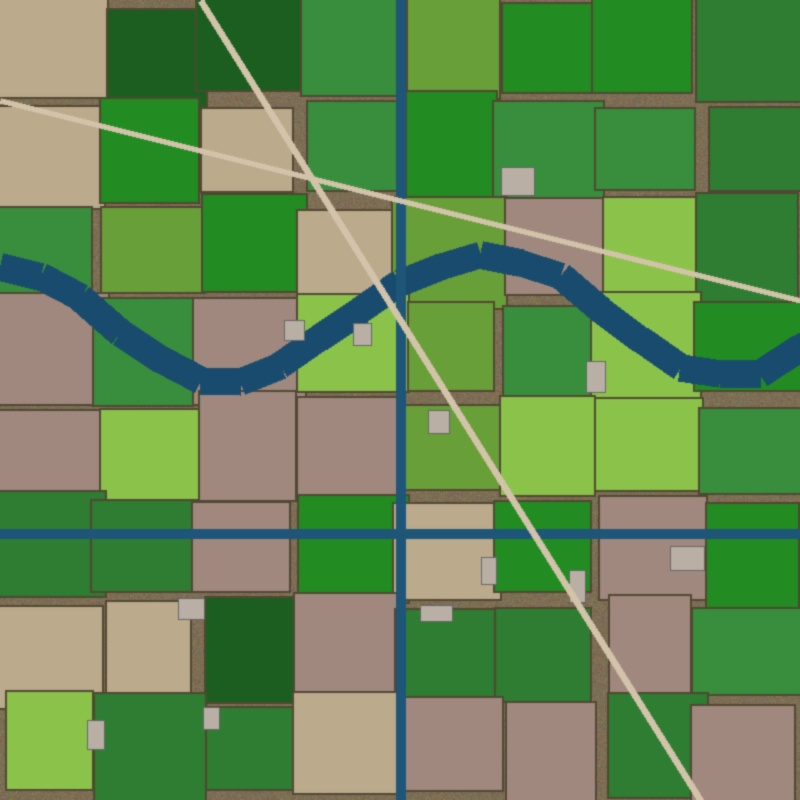
#> input picture backend/samples/agriculture_delta.jpg, 800 x 800 px
$ python -i builtup_detection.py   (imports and definitions only)   (older library calls are emulated)
#> lines starting #> are read from the running program, lines starting #| are printed output that depends on the picture; after the words box and inside, x2 and y2 are one past the last pixel; in counts of white or black regions, pixels touching at a corner belong together
import os
import cv2
import numpy as np
from PIL import Image
from typing import Dict, Any, Tuple, List


def detect_builtup_and_roads(
    rgb_arr: np.ndarray,
    output_dir: str,
    veg_mask_path: str = None,
    water_mask_path: str = None,
    prefix: str = "builtup"
) -> Tuple[float, float, str, str, Dict[str, Any], List[Dict[str, Any]]]:
    """
    Detects built-up, urban infrastructure, and linear road networks using:
    - High-frequency spatial gradients (Sobel / Laplacian edge density)
    - Texture variance (Gray-Level morphological features)
    - Spectral exclusion of water bodies and dense vegetation
    - Canny + morphological skeletonization for road corridors

    Returns:
        (builtup_percentage, road_percentage, builtup_mask_path, road_mask_path, details, detected_clusters)
    """
#> called with output_dir = 'out.png', prefix = 'builtup'
    h, w, _ = rgb_arr.shape
    total_pixels = float(h * w)

    gray = cv2.cvtColor(rgb_arr, cv2.COLOR_RGB2GRAY)

    # 1. Edge & Texture Analysis
    edges = cv2.Canny(gray, 40, 130)
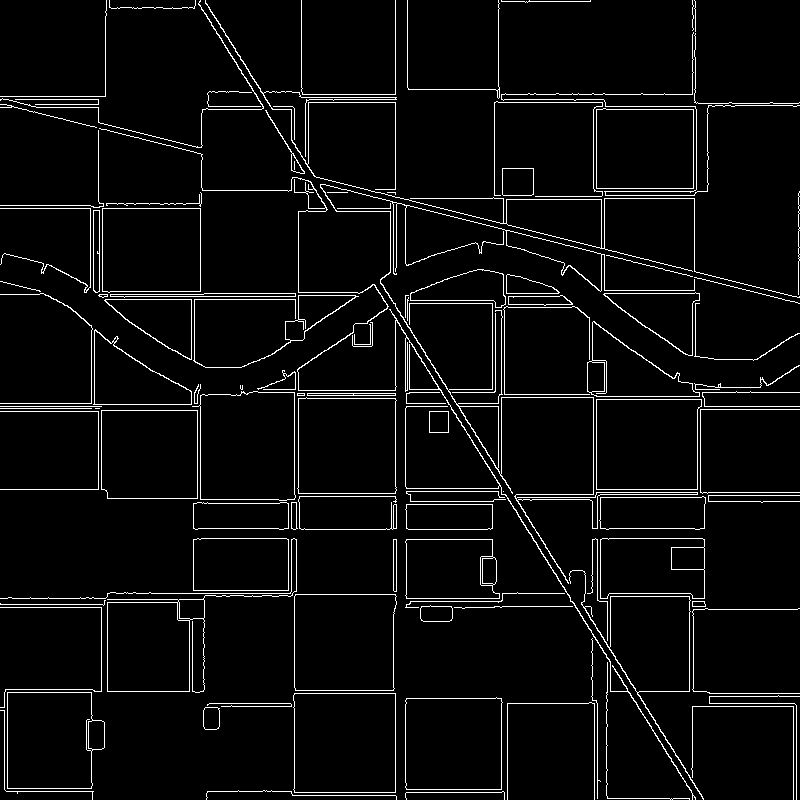
#> edges: shape (800, 800); 4.5% white in thin lines or dots

    # Compute local edge density by averaging over a 15x15 window
    edge_density = cv2.boxFilter(edges.astype(np.float32) / 255.0, -1, (15, 15))

    # Laplacian variance across 9x9 window
    lap = np.abs(cv2.Laplacian(gray, cv2.CV_32F))
    lap_density = cv2.boxFilter(lap, -1, (9, 9))

    # HSV characteristics for built-up: low-to-moderate saturation, light-to-medium value
    hsv = cv2.cvtColor(rgb_arr, cv2.COLOR_RGB2HSV)
#> hsv: shape (800, 800, 3); mean H, S, V 43.7, 126.8, 145.9
    sat = hsv[:, :, 1]
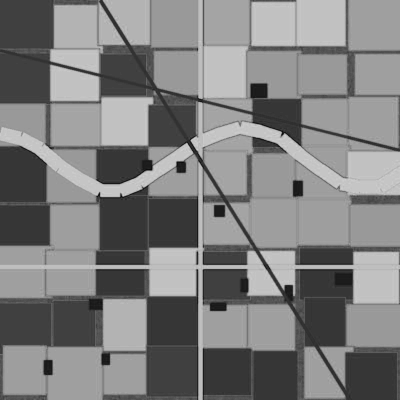
#> sat: shape (800, 800) (shown at 1/2 size); min 0, max 217, mean 126.8
    val = hsv[:, :, 2]
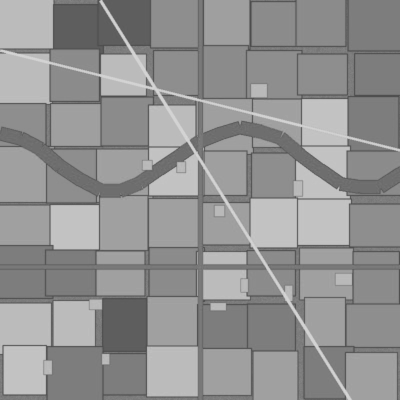
#> val: shape (800, 800) (shown at 1/2 size); min 72, max 218, mean 145.9

    # Built-up conditions:
    # Noticeable texture/edge concentration, moderate brightness, not deeply saturated
    builtup_raw = ((edge_density > 0.08) | (lap_density > 14.0)) & (sat < 95) & (val > 65)
#> builtup_raw: shape (800, 800) bool; 11.6% white; 136 white regions (96 under 20 px), largest, box (x1, y1, x2, y2) and area: (0, 0, 800, 800) 34995, (0, 539, 304, 709) 7663, (143, 368, 396, 529) 5698

    # If masks for vegetation and water already exist, exclude them
    if veg_mask_path and os.path.exists(veg_mask_path):
        veg_img = np.array(Image.open(veg_mask_path))
        if veg_img.ndim == 3 and veg_img.shape[2] == 4:
            builtup_raw[veg_img[:, :, 3] > 50] = False

    if water_mask_path and os.path.exists(water_mask_path):
        water_img = np.array(Image.open(water_mask_path))
        if water_img.ndim == 3 and water_img.shape[2] == 4:
            builtup_raw[water_img[:, :, 3] > 50] = False

    # Morphological grouping
    builtup_mask = builtup_raw.astype(np.uint8) * 255
    kernel_close = cv2.getStructuringElement(cv2.MORPH_RECT, (7, 7))
    builtup_mask = cv2.morphologyEx(builtup_mask, cv2.MORPH_CLOSE, kernel_close)
#> builtup_mask: shape (800, 800); 12.6% white; 101 white regions (74 under 20 px), largest, box (x1, y1, x2, y2) and area: (0, 0, 800, 800) 44130, (0, 539, 304, 800) 9252, (0, 292, 396, 529) 8926
    kernel_open = cv2.getStructuringElement(cv2.MORPH_RECT, (3, 3))
    builtup_mask = cv2.morphologyEx(builtup_mask, cv2.MORPH_OPEN, kernel_open)
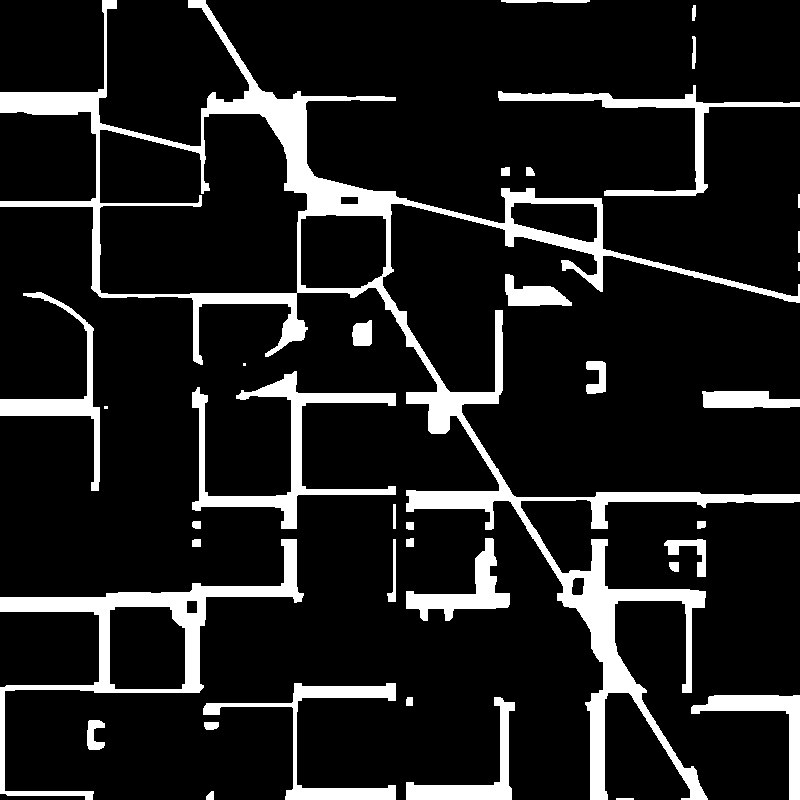
#> builtup_mask: shape (800, 800); 12.4% white; 37 white regions (3 under 20 px), largest, box (x1, y1, x2, y2) and area: (0, 0, 800, 800) 40608, (0, 539, 304, 800) 9244, (192, 371, 396, 529) 5755

    builtup_pixels = int(np.count_nonzero(builtup_mask))
#> builtup_pixels = 79478
    builtup_percentage = round((builtup_pixels / total_pixels) * 100.0, 2)
#> builtup_percentage = 12.42

    # 2. Road / Linear Corridor Detection
    # Long contiguous edges with low width
    kernel_line_h = cv2.getStructuringElement(cv2.MORPH_RECT, (1, 11))
    kernel_line_w = cv2.getStructuringElement(cv2.MORPH_RECT, (11, 1))
    roads_h = cv2.morphologyEx(edges, cv2.MORPH_OPEN, kernel_line_h)
#> roads_h: shape (800, 800); 1.4% white in thin lines or dots
    roads_w = cv2.morphologyEx(edges, cv2.MORPH_OPEN, kernel_line_w)
#> roads_w: shape (800, 800); 2% white in thin lines or dots
    combined_roads = cv2.bitwise_or(roads_h, roads_w)
#> combined_roads: shape (800, 800); 3.4% white in thin lines or dots
    combined_roads = cv2.dilate(combined_roads, cv2.getStructuringElement(cv2.MORPH_RECT, (3, 3)))
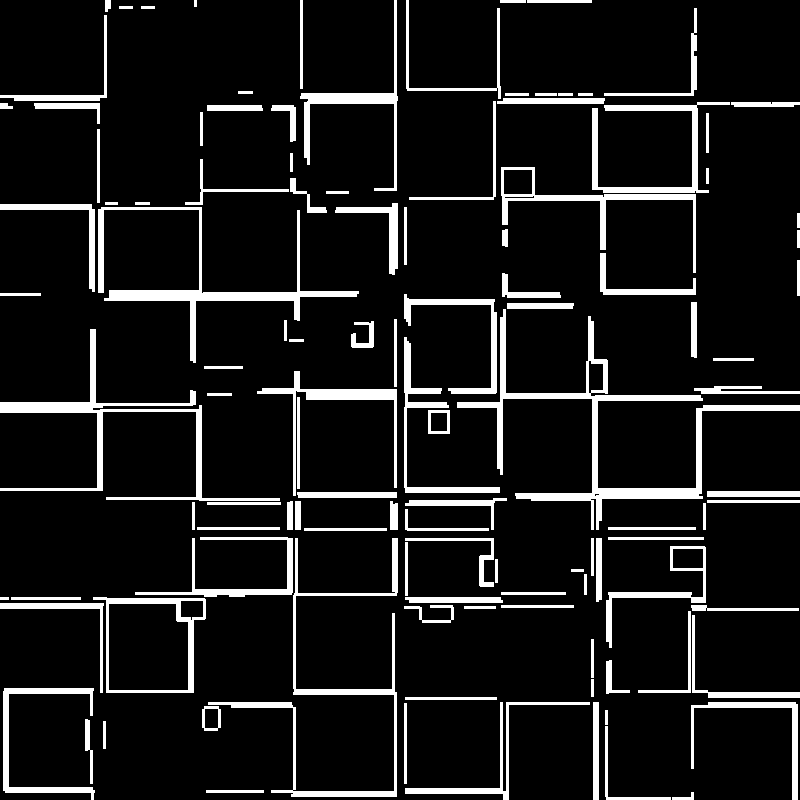
#> combined_roads: shape (800, 800); 10.2% white; 116 white regions

    road_pixels = int(np.count_nonzero(combined_roads))
#> road_pixels = 65053
    road_percentage = round((road_pixels / total_pixels) * 100.0, 2)
#> road_percentage = 10.16

    # Extract major built-up clusters
    contours, _ = cv2.findContours(builtup_mask, cv2.RETR_EXTERNAL, cv2.CHAIN_APPROX_SIMPLE)
#> contours = 37 contours, 5 with area under 20; largest, box (x1, y1, x2, y2) and area: (0, 0, 800, 800) 76823, (0, 539, 304, 800) 14478, (192, 371, 396, 529) 5136, (203, 683, 396, 800) 3110, (498, 85, 800, 196) 3070
    detected_clusters = []

    for idx, c in enumerate(contours):
        area = cv2.contourArea(c)
        if area > (total_pixels * 0.001):  # > 0.1% of scene
            x, y, cw, ch = cv2.boundingRect(c)
            feat_pct = round((area / total_pixels) * 100.0, 2)
            detected_clusters.append({
                "id": idx + 1,
                "type": "Built-up Cluster",
                "area_percentage": feat_pct,
                "bbox": [round(y / h, 4), round(x / w, 4), round((y + ch) / h, 4), round((x + cw) / w, 4)]
            })
#> this loop made 37 passes
#> (area, x, y, cw, ch, feat_pct) on passes 5, 7, 8, 12, 14, 21, 22, 26: (2278.5, 406, 697, 109, 103, 0.36), (2355.5, 691, 695, 109, 105, 0.37), (3110, 203, 683, 193, 117, 0.49), (14477.5, 0, 539, 304, 261, 2.26), (2489, 406, 538, 104, 83, 0.39), (1264, 702, 391, 98, 17, 0.2), (5136, 192, 371, 204, 158, 0.8), (2615, 0, 292, 100, 199, 0.41)
#> after the loop, detected_clusters = 11 items

    detected_clusters.sort(key=lambda x: x["area_percentage"], reverse=True)

    # Quadrant breakdown
    half_h, half_w = h // 2, w // 2
    nw_bu = np.count_nonzero(builtup_mask[:half_h, :half_w]) / float(half_h * half_w) * 100.0
#> nw_bu = 12.9
    ne_bu = np.count_nonzero(builtup_mask[:half_h, half_w:]) / float(half_h * (w - half_w)) * 100.0
#> ne_bu = 8.33
    sw_bu = np.count_nonzero(builtup_mask[half_h:, :half_w]) / float((h - half_h) * half_w) * 100.0
#> sw_bu = 12.45
    se_bu = np.count_nonzero(builtup_mask[half_h:, half_w:]) / float((h - half_h) * (w - half_w)) * 100.0
#> se_bu = 16

    # Categorize urban density
    if builtup_percentage > 45:
        density_label = "High-Density Urban / Commercial / Industrial District"
    elif builtup_percentage > 18:
        density_label = "Medium-Density Residential / Mixed Suburban Area"
    elif builtup_percentage > 3:
        density_label = "Low-Density Rural Settlement / Isolated Structures"
    else:
        density_label = "Uninhabited / Minimal Built-up Footprint"

    # Transparent RGBA overlay for built-up (Orange/Coral #FF5722 with ~160 alpha)
    overlay_builtup = np.zeros((h, w, 4), dtype=np.uint8)
    bu_indices = builtup_mask > 0
    overlay_builtup[bu_indices, 0] = 255  # R (#FF5722)
    overlay_builtup[bu_indices, 1] = 87   # G
    overlay_builtup[bu_indices, 2] = 34   # B
    overlay_builtup[bu_indices, 3] = 160  # Alpha

    bu_mask_path = os.path.join(output_dir, f"{prefix}_mask.png")
    Image.fromarray(overlay_builtup).save(bu_mask_path, format="PNG")

    # Transparent RGBA overlay for roads (Electric Yellow #FFD600 with ~180 alpha)
    overlay_roads = np.zeros((h, w, 4), dtype=np.uint8)
    road_indices = combined_roads > 0
#> road_indices: shape (800, 800) bool; 10.2% white; 116 white regions, largest, box (x1, y1, x2, y2) and area: (457, 309, 800, 530) 6585, (98, 207, 359, 363) 4040, (0, 329, 280, 501) 4001
    overlay_roads[road_indices, 0] = 255  # R (#FFD600)
    overlay_roads[road_indices, 1] = 214  # G
    overlay_roads[road_indices, 2] = 0    # B
    overlay_roads[road_indices, 3] = 180  # Alpha

    road_mask_path = os.path.join(output_dir, f"{prefix}_roads_mask.png")
    Image.fromarray(overlay_roads).save(road_mask_path, format="PNG")
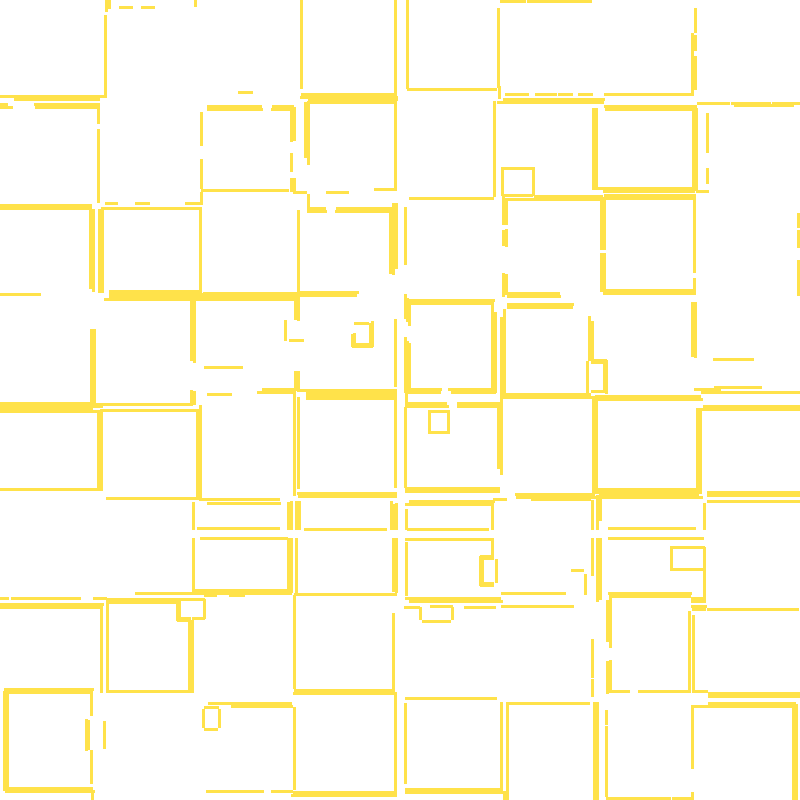
#> saved as builtup_roads_mask.png: PIL image 800x800 RGBA; mean R, G, B, A 25.9, 21.8, 0, 18.3; transparent parts drawn white

    details = {
        "builtup_percentage": builtup_percentage,
        "road_percentage": road_percentage,
        "density_label": density_label,
        "cluster_count": len(detected_clusters),
        "quadrant_distribution": {
            "north_west": round(nw_bu, 2),
            "north_east": round(ne_bu, 2),
            "south_west": round(sw_bu, 2),
            "south_east": round(se_bu, 2)
        },
        "total_builtup_pixels": builtup_pixels
    }

    return builtup_percentage, road_percentage, bu_mask_path, road_mask_path, details, detected_clusters

>>> import cv2
>>> picture = cv2.cvtColor(cv2.imread('../samples/agriculture_delta.jpg'), cv2.COLOR_BGR2RGB)
>>> result = detect_builtup_and_roads(picture, 'out.png')
#> result = 6 items
